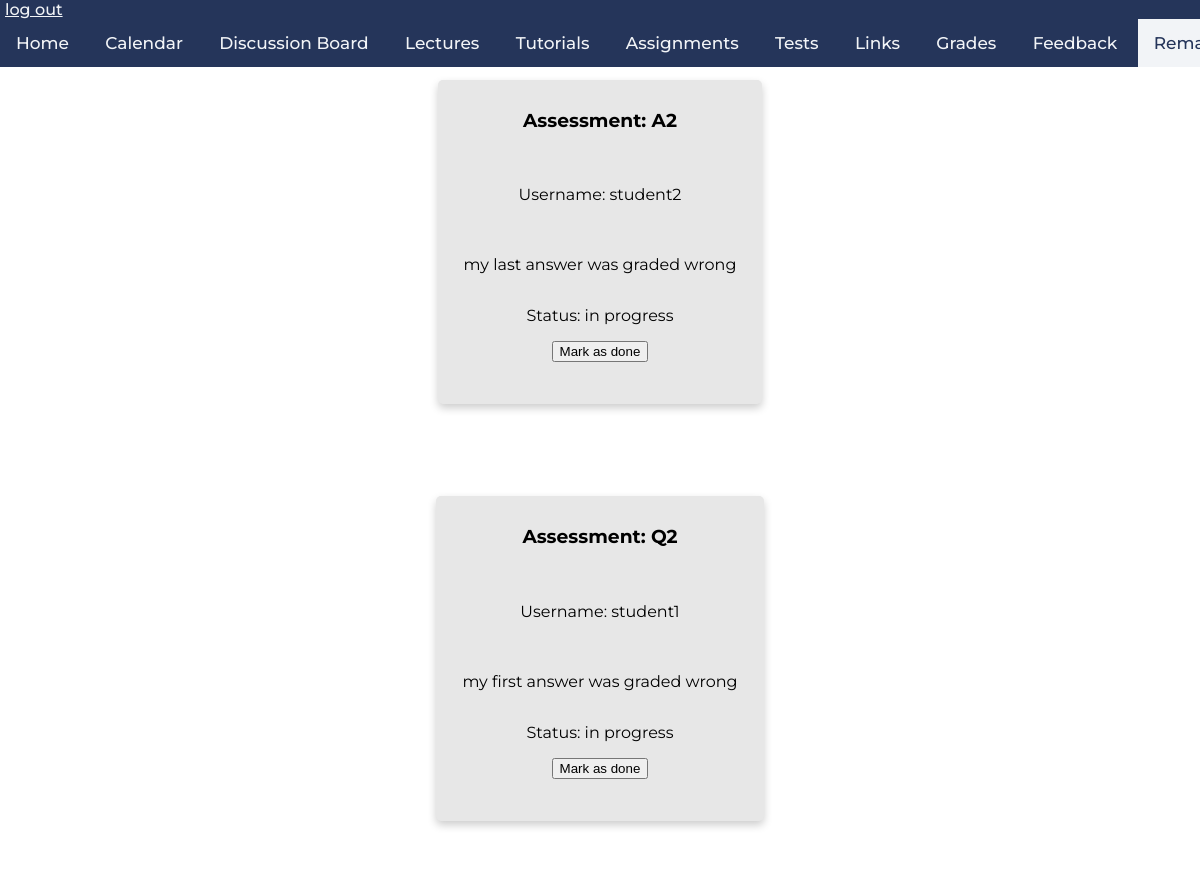
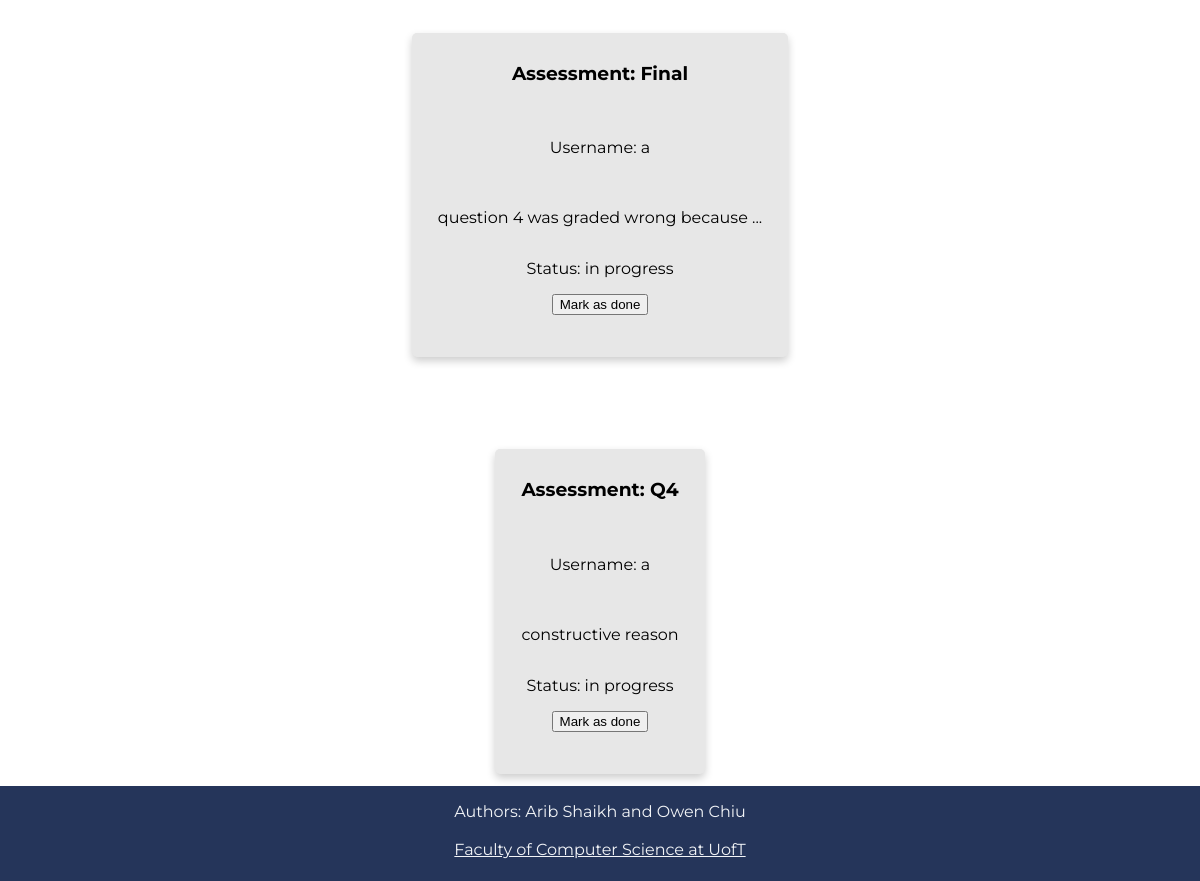
/remark (signed in), run on the app's committed database (2 pictures, top to bottom).
### tables this page shows
CREATE TABLE remark_requests(
	username VARCHAR(256) NOT NULL,
	mark_id VARCHAR(256) NOT NULL,
	comment VARCHAR(256),
	status VARCHAR(256),
	CHECK (status in ('in progress', 'addressed')),
	FOREIGN KEY(username) REFERENCES students(username)
	);

### app.py (the view, shortened to what this page needs)
@app.route('/remark')
def remark():
	if 'username' in session:
		if session.get('instructor'):
			db = get_db()
			db.row_factory = make_dicts
			remarks = query_db("SELECT username, mark_id, comment, status FROM remark_requests", one=False)
			db.close()
			return render_template("remark.html", remarks = remarks)
	return render_template("remark.html", message=request.args.get('message'))

### app.py (called while the page is built)
def get_db():
    db = getattr(g, '_database', None)
    if db is None:
        db = g._database = sqlite3.connect(DATABASE)
    return db

def make_dicts(cursor, row):
    return dict((cursor.description[idx][0], value)
                for idx, value in enumerate(row))

def query_db(query, args=(), one=False):
    cur = get_db().execute(query, args)
    rv = cur.fetchall()
    cur.close()
    return (rv[0] if rv else None) if one else rv

@app.teardown_appcontext
def close_connection(exception):
    db = getattr(g, '_database', None)
    if db is not None:
        db.close()

### templates/remark.html (shortened to what this page needs)
<!DOCTYPE html>
<html>
    <head>
        <link rel="stylesheet" href="../static/css/main.css" />
        <link rel="stylesheet" href="../static/css/remark.css" />
        <link rel="stylesheet" href="../static/css/navbar_footer.css" />
    </head>
    <body>
        <div class="navbar">
            <a class="logout" href="./logout">log out</a>
            <div class="links">
                <a href="./">Home</a>
                <a href="./calendar">Calendar</a>
                <a href="https://piazza.com/class/kk052lckppx73x" target="_blank">Discussion Board</a>
                <a href="./lectures">Lectures</a>
                <a href="./tutorials">Tutorials</a>
                <a href="./assignments">Assignments</a>
                <a href="./tests">Tests</a>
                <a href="./links">Links</a>
                <a href="./grades">Grades</a>
                <a href="./feedback">Feedback</a>
                <a href="./remark" class="active-page">Remark Request</a>
            </div>
        </div>
        {% if session['instructor'] %}
            {% for requests in remarks %}
                <div class = "remarkBox">
                    <h3>Assessment: {{requests['mark_id']}}</h3><br>
                    <p>Username: {{requests['username']}}</p><br>
                    <p>{{requests['comment']}}</p>
                    <p>Status: {{requests['status']}} {% if requests['status']=='in progress' %}
                        <form action="/markAsDone" method="POST">
                            <button type="submit">Mark as done</button>
                        </form>
                        {% endif %}
                    </p>
                </div>
            {% endfor %}
        {% endif %}
        <footer>
                <p>Authors: Arib Shaikh and Owen Chiu<br>
                <br>
                <a href="https://web.cs.toronto.edu/" target="_blank">Faculty of Computer Science at UofT</a></p>
            </footer>

### static/css/main.css (style rules this page uses)
html { font-family: 'Montserrat', sans-serif; }
body { height:100vh; margin: 0px; display:flex; flex-direction:column; text-align: center; }

### static/css/remark.css (style rules this page uses)
.remarkBox { background-color: rgb(231, 231, 231); display: flex; flex-direction: column; flex-grow: 1; margin:0px auto; margin-top:80px; margin-bottom: 12px; box-shadow: 0 4px 8px 0 rgba(0, 0, 0, 0.2); transition: 0.3s; border-radius: 5px; padding: 10px 26px; text-align: center; justify-content: center; align-items: center; }
body { display: flex; }

### static/css/navbar_footer.css (style rules this page uses)
.navbar { background-color: #25355A; overflow: auto; white-space: nowrap; position: fixed; top: 0; font-weight: 500; width: 100%; margin-left: 0px; text-align: left; }
.logout { padding-left: 5px; padding-bottom: 5px; color:#F2F4F7 }
.links { text-align: center; }
.links a { display: inline-block; color: #F2F4F7; text-align: center; padding: 14px 16px; text-decoration: none; font-size: 17px; }
.links a.active-page { background-color: #F2F4F7; color: #25355A; }
footer { min-height:95px; margin-top: auto; text-align: center; background-color: #25355A; color: #F2F4F7; }
footer a { color: #F2F4F7; margin-bottom: 10px; }
footer p { margin-right: 0px; margin-left: 0px; }

### data on the page
remark_requests: mark_id "A2", username "student2", comment "my last answer was graded wrong", status "in progress"
remark_requests: mark_id "Q2", username "student1", comment "my first answer was graded wrong", status "in progress"
remark_requests: mark_id "Final", username "a", comment "question 4 was graded wrong because ...", status "in progress"
remark_requests: mark_id "Q4", username "a", comment "constructive reason", status "in progress"
